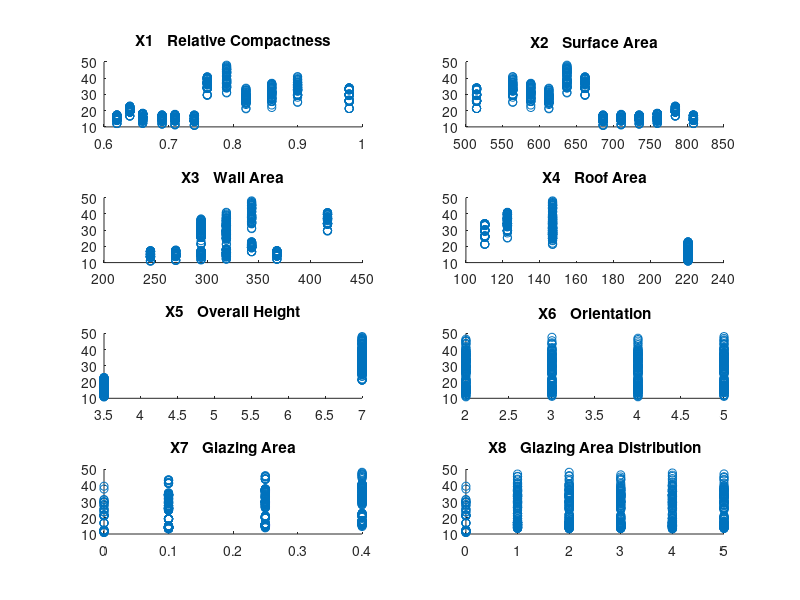

Write the MATLAB code that produced this figure. (Note: this script raises an error after producing the figure.)
load('data/ENB2012.mat');

%%
labels = {
    'X1	Relative Compactness',
    'X2	Surface Area',
    'X3	Wall Area',
    'X4	Roof Area', 
    'X5	Overall Height', 
    'X6	Orientation',
    'X7	Glazing Area', 
    'X8	Glazing Area Distribution', 
    };

figure;
for I = 1:8
    subplot(4,2,I);
    scatter(data(:,I),data(:,10));
    title(labels{I});
end

%%

X = data(:, 1:2);
Y = data(:, 10);

%%

X = minmaxNorm(X);
Y = minmaxNorm(Y);

%%

model = forestsSim(X, Y, {300, 3});

%%

model = gpSim(X, Y, {0.01});

%%

params = {{0.1, 0.01, 0.001}};
[test_err, train_err, params_comb] = crossValidateModel(@gpSim, X, Y, params);

%%

params = {{100, 200, 300, 400}};
[test_err, train_err, params_comb] = crossValidateModel(@forestsSim, X, Y, params);

%%

params = {{2, 1, 0.1}, {0.1, 0.01, 0.001}, {100}};
[test_err, train_err, params_comb] = crossValidateModel(@nnSim, X, Y, params);

%%

model = nnSim(X, Y, {0.15, 0.001, 100});

%%

f = figure;
scatter3(X(:,1), X(:,2), Y);
hold on;
plotTrainedModel(model, 100, min(X(:,1:2)), max(X(:,1:2)), 0, f);
%axis([0 1 0 1 -2 2]);

